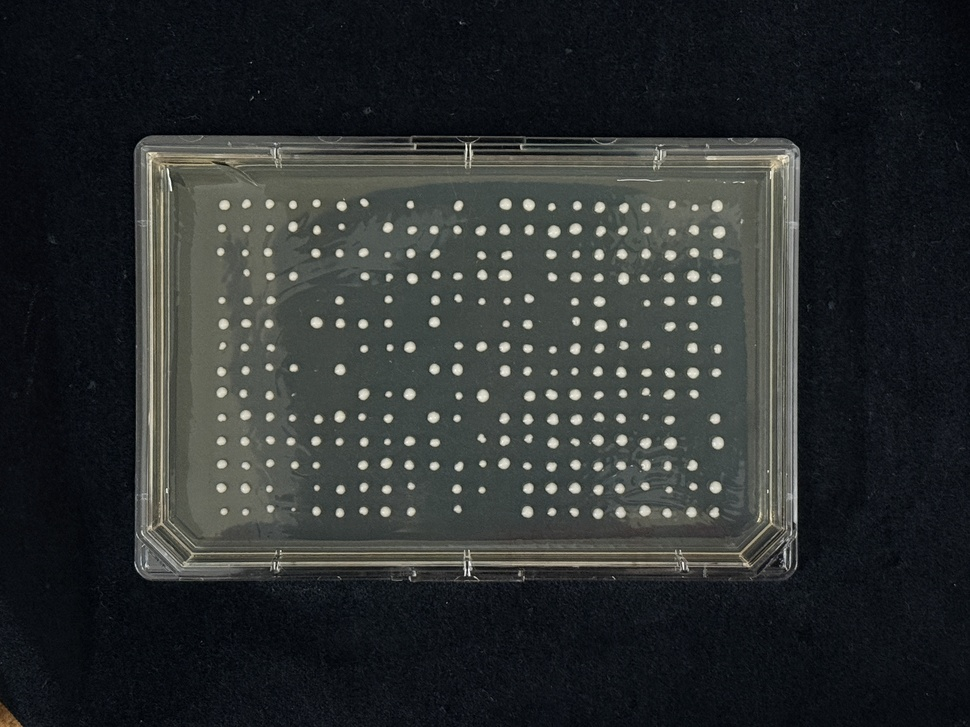
#> input picture experiments/019-echo-crispr-array/data/IMG_4562.jpeg, 970 x 727 px, shrunk from 4032 x 3024 before the run; its folder holds only this picture in this run
$ python -i image.py   (imports and definitions only)
#> lines starting #> are read from the running program, lines starting #| are printed output that depends on the picture; after the words box and inside, x2 and y2 are one past the last pixel; in counts of white or black regions, pixels touching at a corner belong together
# torchcell/sga/image.py
# [[torchcell.sga.image]]
# https://github.com/Mjvolk3/torchcell/tree/main/torchcell/sga/image
"""Image analysis: standardized plate photo -> per-colony size grid (the gitter
stage, done here so the pipeline is image-in / results-out).

Target input is a standardized dark-field capture (e.g. a pixl imager): bright
colonies on mid-gray agar, near-black background, fixed backlight bars/screws
outside the plate. We KNOW the array is a regular ``n_rows x n_cols`` block
(default 14x22 = the inner block of a border-free 384 plate), which makes a
projection-profile grid fit robust to missing colonies and to a dropped-gel
gash. Disrupted colonies are FLAGGED, not silently trusted:

  'C' - low circularity (mis-shapen; e.g. torn by the gash)
  'S' - spill / touches a detected dark agar-tear (gash) region

Output columns match gitter / ``read_gitter_dat``: row col size circularity flags
(row/col are IMAGE order: row 1 = top, col 1 = left; plate A1 orientation is
resolved downstream against the layout's blank pattern).
"""

from __future__ import annotations

import numpy as np
import pandas as pd
from PIL import Image, ImageDraw, ImageOps
from scipy import ndimage

# A detected blob is only accepted as a colony (and only then drawn / counted) if
# it clears these. Shared by the DataFrame and the overlay ``det`` mask so the two
# can never diverge (the old bug: ``det`` drew boundaries around blobs the size
# filter had already thrown away). ``MAX_ASPECT``/``MIN_EXTENT`` reject thin bars
# and jagged arrows (plate-frame fragments) that are never real colonies.
MIN_COLONY_AREA = 20  # px: smaller than this is not a colony
MAX_ASPECT = 2.5  # bbox long/short: above this is a stripe, not a colony
MIN_EXTENT = 0.45  # area / bbox area: below this is jagged/hollow, not a colony


def _grayscale(path: str) -> np.ndarray:
    im = ImageOps.exif_transpose(Image.open(path)).convert("L")
    return np.asarray(im, dtype=float)


def _disk(r: int) -> np.ndarray:
    """Boolean disk structuring element of radius r for morphology."""
    y, x = np.ogrid[-r : r + 1, -r : r + 1]
    disk: np.ndarray = (x * x + y * y) <= r * r
    return disk


def _plate_roi(g: np.ndarray, pad_frac: float = 0.06) -> tuple[int, int, int, int]:
    """Bounding box of the agar plate (largest mid-bright component), shrunk by
    ``pad_frac`` on each side to drop the bright plastic frame.
    """
    lab, n = ndimage.label(g > 40)
    sizes = ndimage.sum(np.ones_like(lab), lab, range(1, n + 1))
    big = int(sizes.argmax()) + 1
    ys, xs = np.where(lab == big)
    r0, r1, c0, c1 = ys.min(), ys.max(), xs.min(), xs.max()
    dh, dw = int((r1 - r0) * pad_frac), int((c1 - c0) * pad_frac)
    return r0 + dh, r1 - dh, c0 + dw, c1 - dw


def _polarity_is_dark(g: np.ndarray, roi: tuple[int, int, int, int]) -> bool:
    """True if colonies are DARKER than agar (transillumination), False if
    brighter (dark-field). Decided by the agar background level: a bright plate
    (backlit, agar ~200) has dark colonies; a dark plate (dark-field, agar ~60)
    has bright colonies.
    """
    r0, r1, c0, c1 = roi
    return float(np.median(g[r0:r1, c0:c1])) > 128.0


def _colony_signal(g: np.ndarray, invert: bool = False) -> np.ndarray:
    """Flatten lighting and keep colony signal (>=0). ``invert`` for dark
    colonies on bright agar (transillumination).
    """
    bg = ndimage.gaussian_filter(g, sigma=60)
    enh = (bg - g) if invert else (g - bg)
    signal: np.ndarray = np.clip(enh, 0, None)
    return signal


def _detect_blobs(
    g: np.ndarray,
    enh: np.ndarray,
    roi: tuple[int, int, int, int],
    invert: bool = False,
    n_cols: int = 22,
) -> tuple[np.ndarray, float]:
    """Find colony centroids (roughly round blobs) inside the ROI.

    Returns an (N, 2) array of (y, x) centroids and the estimated grid pitch
    (median nearest-neighbour spacing). ``invert`` handles dark-on-bright.
    """
    r0, r1, c0, c1 = roi
    inside = np.zeros_like(g, bool)
    inside[r0:r1, c0:c1] = True
    agar_med = float(np.median(g[inside]))
    if invert:  # dark colonies: signal where g is well below agar
        mask = inside & (g < min(agar_med * 0.85, np.percentile(g[inside], 15)))
    else:  # bright colonies
        mask = inside & (g > max(agar_med * 2.0, np.percentile(g[inside], 90)))
    mask = ndimage.binary_opening(mask, iterations=1)
    lab, n = ndimage.label(mask)
    if n == 0:
        return np.empty((0, 2)), 60.0
    # keep round, well-filled, colony-sized blobs; reject lid-reflection STREAKS
    # (thin/elongated) and glare (poorly filled) that would skew the lattice fit.
    lo, hi = 25, (0.6 * (c1 - c0) / n_cols) ** 2 * np.pi * 4
    slices = ndimage.find_objects(lab)
    keep = []
    for i, sl in enumerate(slices, start=1):
        if sl is None:
            continue
        comp = lab[sl] == i
        area = int(comp.sum())
        if not (lo < area < hi):
            continue
        h = sl[0].stop - sl[0].start
        w = sl[1].stop - sl[1].start
        aspect = max(h, w) / max(1, min(h, w))
        extent = area / (h * w)
        if aspect <= 2.2 and extent >= 0.5:  # round-ish and filled
            keep.append(i)
    cents = np.array(ndimage.center_of_mass(mask, lab, keep))
    # drop blobs hugging the ROI wall: those are lid/wall reflections, not
    # colonies (the plated array is inset ~1 well from the wall). They otherwise
    # anchor the lattice fit onto a phantom edge column.
    m = 0.03 * (c1 - c0)
    on = (
        (cents[:, 0] > r0 + m)
        & (cents[:, 0] < r1 - m)
        & (cents[:, 1] > c0 + m)
        & (cents[:, 1] < c1 - m)
    )
    cents = cents[on]
    # pitch = median nearest-neighbour distance
    d = np.sqrt(((cents[:, None, :] - cents[None, :, :]) ** 2).sum(-1))
    np.fill_diagonal(d, np.inf)
    pitch = float(np.median(d.min(axis=1)))
    return cents, pitch


# [60 lines left out: function _detect_blobs_backlit, not called in this run]


def _estimate_angle(cents: np.ndarray, pitch: float) -> float:
    """Estimate grid rotation (radians) from near-horizontal neighbour vectors."""
    d = np.sqrt(((cents[:, None, :] - cents[None, :, :]) ** 2).sum(-1))
    angles = []
    for i in range(len(cents)):
        for j in range(len(cents)):
            if i == j or not (0.6 * pitch < d[i, j] < 1.4 * pitch):
                continue
            dy, dx = cents[j] - cents[i]
            a = np.arctan2(dy, dx)
            if abs(a) < np.radians(25):  # near-horizontal row neighbours
                angles.append(a)
    return float(np.median(angles)) if angles else 0.0


def _rotate(points: np.ndarray, theta: float, center: np.ndarray) -> np.ndarray:
    """Rotate (y, x) points by ``theta`` about ``center``."""
    ct, st = np.cos(theta), np.sin(theta)
    rel = points - center
    y = rel[:, 0] * ct - rel[:, 1] * st
    x = rel[:, 0] * st + rel[:, 1] * ct
    rotated: np.ndarray = np.stack([y, x], axis=1) + center
    return rotated


def _fit_lines(coords: np.ndarray, n: int) -> np.ndarray:
    """Fit ``n`` evenly-spaced line centers to 1-D lattice points (colony
    coordinates along one axis).

    Uses a lattice fit: for a candidate (offset, pitch), snap each coordinate to
    its nearest integer index and score by residual PLUS a penalty for any point
    whose index falls outside ``0..n-1``. The out-of-range penalty is what forces
    the pitch to stretch to cover every real column/row -- a too-small pitch that
    would drop the outer columns is rejected. Robust to missing colonies and to a
    few glare outliers.
    """
    lo, hi = np.percentile(coords, 1), np.percentile(coords, 99)
    p_ideal = (hi - lo) / (n - 1)
    best: np.ndarray | None = None
    best_cost = np.inf
    for pitch in np.linspace(0.85 * p_ideal, 1.25 * p_ideal, 120):
        for x0 in np.linspace(lo - 0.5 * pitch, lo + 0.5 * pitch, 45):
            idx = np.round((coords - x0) / pitch)
            inb = (idx >= 0) & (idx <= n - 1)
            if inb.sum() < 0.6 * len(coords):
                continue
            pred = x0 + idx * pitch
            resid = float(np.mean(((coords - pred)[inb]) ** 2))
            cost = resid + 3.0 * pitch**2 * float((~inb).mean())
            if cost < best_cost:
                best_cost = cost
                best = x0 + pitch * np.arange(n)
    assert best is not None, "lattice fit found no candidate line set"
    return best


# [154 lines left out: functions _signed_dist, _gel_polygon, _segment_border, _segment_watershed, not called in this run]


def quantify_plate_image(
    path: str,
    n_rows: int = 14,
    n_cols: int = 22,
    overlay_path: str | None = None,
    circularity_flag: float = 0.80,
    polarity: str = "auto",
    grid_mode: str = "roi",
    multi_area_frac: float = 0.30,
    multi_min_area: int = 25,
    seg_method: str = "threshold",
    return_masks: bool = False,
    gel_detect: bool = True,
    edge_policy: str = "flag",
    node_tol: float = 0.55,
) -> pd.DataFrame:
    """Quantify colonies on a standardized plate image into a gitter-style table.

    ``polarity``: 'auto' (default) detects bright-colony dark-field vs
    dark-colony transillumination from the agar level; force with 'bright'/'dark'.

    ``grid_mode``: 'roi' (default) segments the plate first and looks for
    colonies inside it — correct for a dark-field capture where the plate is the
    brightest object. Use 'lattice' for a BACKLIT capture (plate on a light
    panel), where plate and panel are equally bright and plate segmentation
    fails; the colony lattice then defines the region itself. See
    ``_detect_blobs_backlit``.

    ``multi_area_frac`` / ``multi_min_area``: a cell is flagged 'M' (multiple
    colonies -> rejected downstream) when it holds a second blob of at least
    ``multi_min_area`` px AND at least ``multi_area_frac`` of the kept blob's
    area. Competing colonies both grow smaller, so such a cell is not a faithful
    fitness readout.

    ``seg_method`` (backlit ``grid_mode='lattice'`` only): 'threshold' (default) is
    the border/bright-referenced intensity cut; 'watershed' is a marker-controlled
    watershed (colony-center seed + agar seed, flooding the intensity gradient) that
    keeps a glare-lit dome inside the colony and separates touching colonies, at the
    cost of leaking where a dark plate-frame stripe abuts a colony with no agar gap.
    The dark-field ``grid_mode='roi'`` path always uses the median threshold.

    Returns columns: row, col, size, circularity, flags, cx, cy — where cx, cy
    are the MEASURED colony centroids (not the grid node), so an overlay drawn at
    them lands on the real colony. ``flags`` is a string of single-char codes:
    'C' low circularity, 'S' spill/gash, 'M' multiple colonies in the cell.
    """
    g = _grayscale(path)
    if grid_mode == "lattice":
        cents, pitch, (r0, r1, c0, c1) = _detect_blobs_backlit(g, n_cols)
        invert = (
            _polarity_is_dark(g, (r0, r1, c0, c1))
            if polarity == "auto"
            else polarity == "dark"
        )
    elif grid_mode == "roi":
        r0, r1, c0, c1 = _plate_roi(g)
#> in _plate_roi, `lab, n = ndimage.label(g > 40)`:
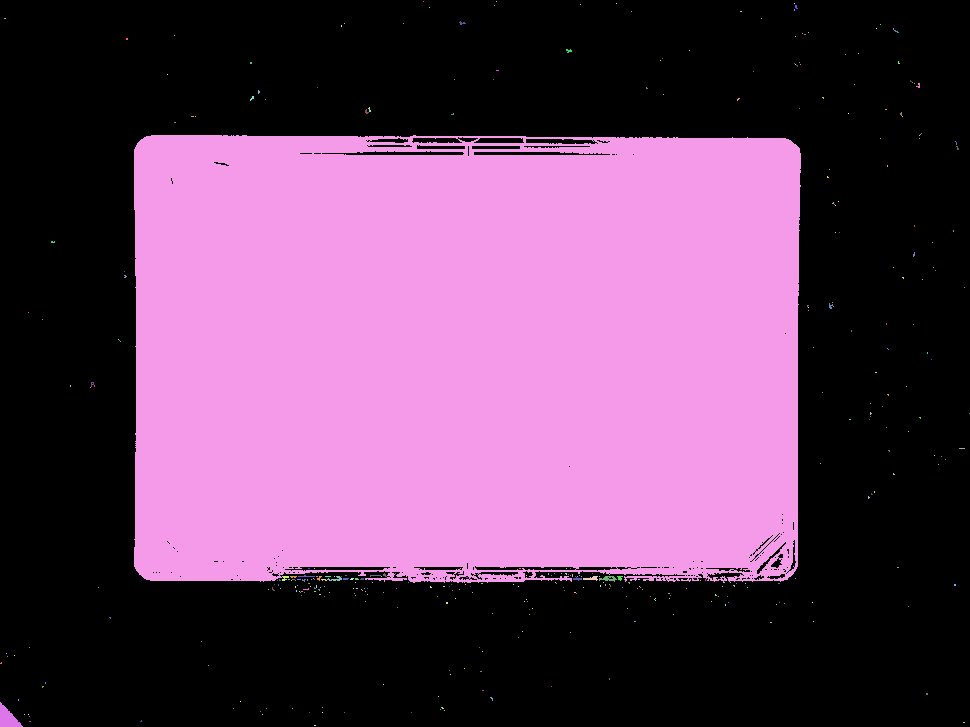
#> lab: shape (727, 970) int32; 381 distinct labels, from 0 to 380; one colour per label, 0 black
#> in _plate_roi, `lab, n = ndimage.label(g > 40)`: n = 380
#> in _plate_roi, `sizes = ndimage.sum(np.ones_like(lab), lab, range(1, n + 1))`: sizes = 380 values, max 288835 at index 71, min 1 at index 0, mean 763.5
#> in _plate_roi, `big = int(sizes.argmax()) + 1`: big = 72
#> in _plate_roi, `r0, r1, c0, c1 = ys.min(), ys.max(), xs.min(), xs.max()`: r0 = 135; r1 = 582; c0 = 134; c1 = 800
#> in _plate_roi, `dh, dw = int((r1 - r0) * pad_frac), int((c1 - c0) * pad_frac)`: dh = 26; dw = 39
#> r0 = 161; r1 = 556; c0 = 173; c1 = 761
        invert = (
            _polarity_is_dark(g, (r0, r1, c0, c1))
            if polarity == "auto"
            else polarity == "dark"
        )
#> in _polarity_is_dark, `r0, r1, c0, c1 = roi`: r0 = 161; r1 = 556; c0 = 173; c1 = 761
#> invert = False
        enh = _colony_signal(g, invert)
#> in _colony_signal, `enh = (bg - g) if invert else (g - bg)`:
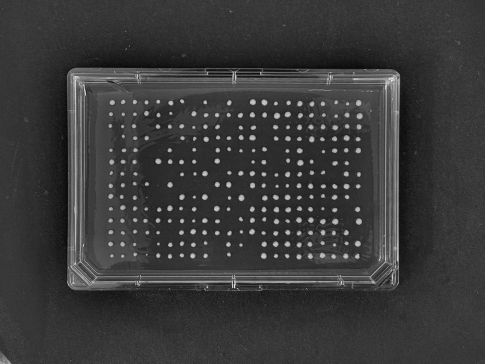
#> enh: shape (727, 970) float64 (shown at 1/2 size); min -59.61, max 203.3, mean 0; drawn with min black and max white
#> in _colony_signal, `signal: np.ndarray = np.clip(enh, 0, None)`:
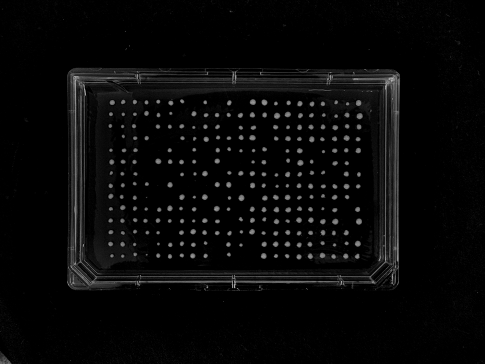
#> signal: shape (727, 970) float64 (shown at 1/2 size); min 0, max 203.3, mean 8.2
        cents, pitch = _detect_blobs(g, enh, (r0, r1, c0, c1), invert, n_cols)
#> in _detect_blobs, `r0, r1, c0, c1 = roi`: r0 = 161; r1 = 556; c0 = 173; c1 = 761
#> in _detect_blobs, `agar_med = float(np.median(g[inside]))`: agar_med = 76
#> in _detect_blobs, `mask = inside & (g > max(agar_med * 2.0, np.percentile(g[inside], 90)))`:
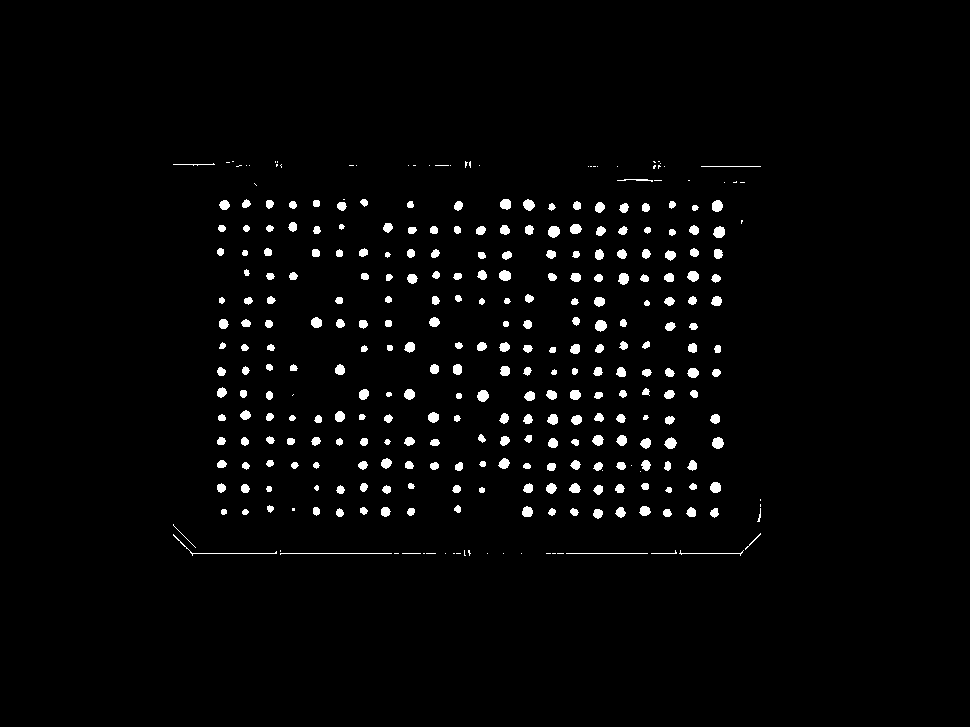
#> mask: shape (727, 970) bool; 2.3% white; 326 white regions (61 under 20 px), largest, box (x1, y1, x2, y2) and area: (173, 534, 277, 556) 123, (548, 226, 560, 238) 114, (280, 553, 392, 555) 113
#> in _detect_blobs, `lab, n = ndimage.label(mask)`:
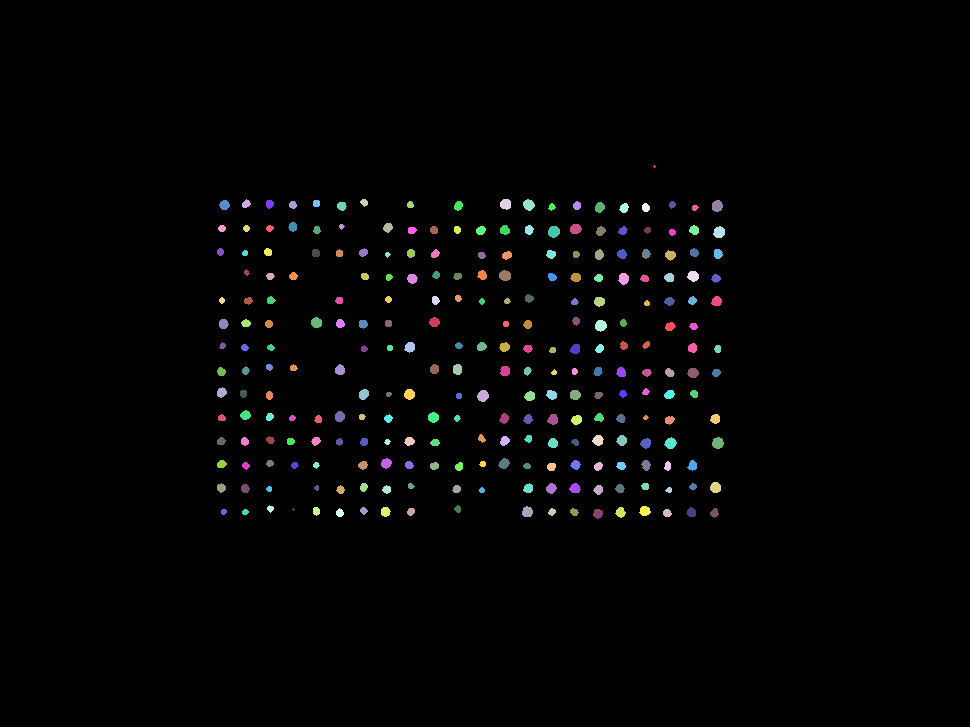
#> lab: shape (727, 970) int32; 257 distinct labels, from 0 to 256; one colour per label, 0 black
#> in _detect_blobs, `lab, n = ndimage.label(mask)`: n = 256
#> in _detect_blobs, `lo, hi = 25, (0.6 * (c1 - c0) / n_cols) ** 2 * np.pi * 4`: lo = 25; hi = 3231.6
#> in _detect_blobs, `slices = ndimage.find_objects(lab)`: slices = 256 items
#> the loop in _detect_blobs, `for i, sl in enumerate(slices, start=1):` made 256 passes
#> (area, h, w, aspect, extent) on passes 2 to 4: (55, 9, 9, 1, 0.679), (44, 8, 8, 1, 0.688), (99, 11, 11, 1, 0.818)
#> after the loop in _detect_blobs, `for i, sl in enumerate(slices, start=1):`: keep = 248 values from 2 to 256
#> in _detect_blobs, `cents = np.array(ndimage.center_of_mass(mask, lab, keep))`: cents = 248 pairs, first value 202.1 to 513.2, second value 220 to 718.8
#> in _detect_blobs, `m = 0.03 * (c1 - c0)`: m = 17.64
#> in _detect_blobs, `np.fill_diagonal(d, np.inf)`:
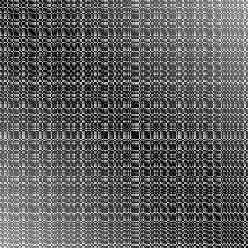
#> d: shape (248, 248) float64; 0.4% of the values are NaN or infinite; the others: min 19.2, max 580.5, mean 230.1; drawn with min black, max white, NaN and infinite black
#> in _detect_blobs, `pitch = float(np.median(d.min(axis=1)))`: pitch = 22.42
#> pitch = 22.42
#> (the rest of the program and of its run is left out)
